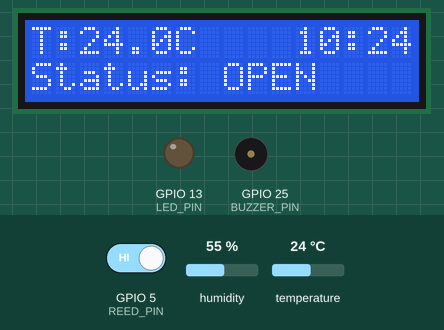
A program run on a simulated ESP32. Shown: 16×2 character LCD, output pins drawn as LEDs (lit = HIGH), buzzer (waves = sounding, pin HIGH). The inputs (shaded band) are chosen by the test bench; at power-on: GPIO 5 (REED_PIN) HIGH, temperature 24 °C, humidity 55 %. WiFi joins after 1.5 s; servers stay silent unless stated; uploads are accepted with an empty reply; the local clock reads 2024-03-15 10:24:30 at power-on unless the program sets it; what the program prints to the serial monitor is not drawn.

Above: at 5.0 s.
5.1 s: GPIO 5 (REED_PIN) driven LOW
At 6.8 s:
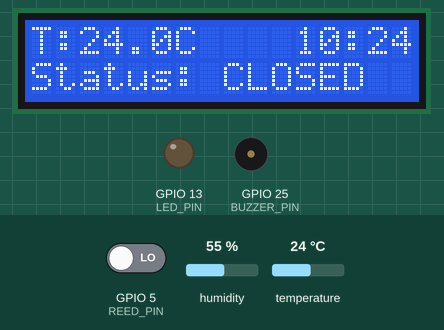
7.3 s: temperature set to 39 °C
At 9.0 s:
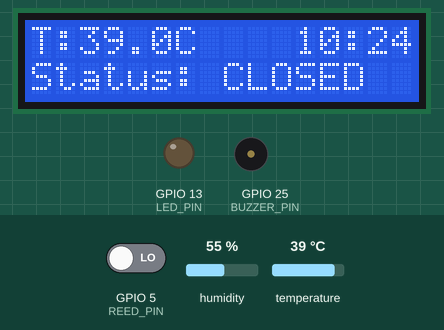
9.3 s: temperature set to 42 °C
At 15.0 s:
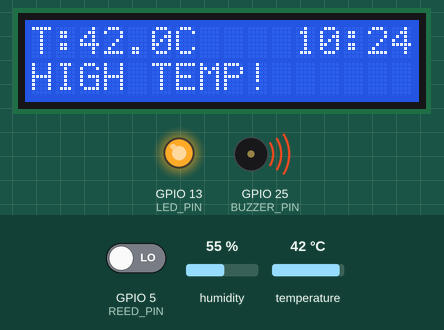
15.3 s: GPIO 5 (REED_PIN) driven HIGH
At 22.6 s:
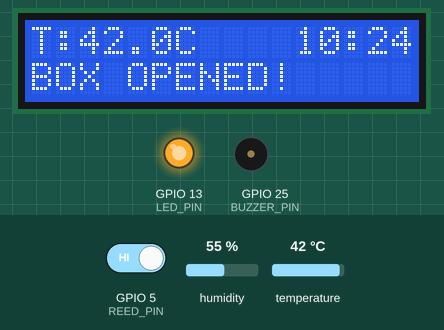
23.3 s: temperature set to 12 °C
At 26.6 s:
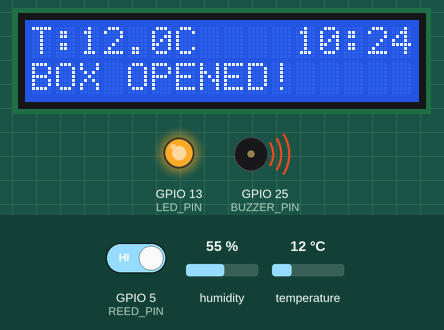
31.8 s: GPIO 5 (REED_PIN) driven LOW
At 32.4 s:
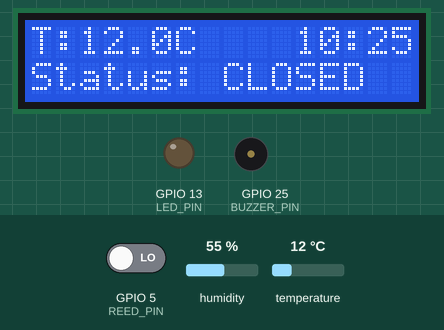
Timing chart, 0 to 34.5 s (numbered marks = the images above; inputs shaded):
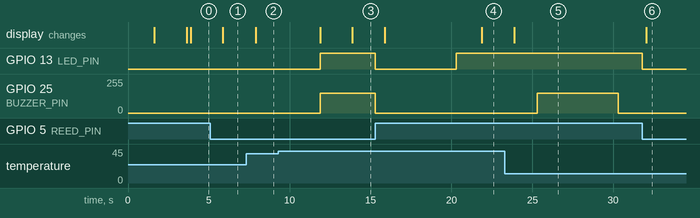

The program:

main.cpp
```cpp
#include <Arduino.h>
#include <Wire.h>
#include <LiquidCrystal_I2C.h>
#include <DHT.h>
#include <WiFi.h>
#include <HTTPClient.h> // PENGGANTI FIREBASE
#include <ArduinoJson.h> // WAJIB INSTALL: Library "ArduinoJson" by Benoit Blanchon
#include "time.h"
#include <vector>
#include <WiFiManager.h> // NEW LIBRARY

// ==========================================
//      USER CONFIGURATION
// ==========================================
// NOTE: WIFI_SSID and PASSWORD are removed.
// They are now handled dynamically by WiFiManager.

// REPLACE WITH YOUR HTTPS DOMAIN
String API_URL = "https://flacko.fyuko.dev";

// Time Configuration (WIB = UTC+7)
const char* ntpServer = "pool.ntp.org";
const long  gmtOffset_sec = 25200;
const int   daylightOffset_sec = 0;

// Hardware Pins
#define DHT_PIN 18
#define REED_PIN 5
#define LED_PIN 13
#define BUZZER_PIN 25
#define DHT_TYPE DHT11

// ==========================================
//      GLOBAL OBJECTS
// ==========================================
DHT dht(DHT_PIN, DHT_TYPE);
LiquidCrystal_I2C lcd(0x27, 16, 2);

// Timers
unsigned long lastDHTRead = 0;
const long intervalDHT = 2000;
unsigned long lastCloudUpload = 0;
const long intervalCloud = 5000; // Upload every 5 seconds if there are changes

// Schedule Timers
unsigned long lastScheduleFetch = 0;
const long intervalFetch = 15000;

// Status Variables
float currentTemp = 0.0;
String currentBoxStatus = "UNKNOWN";
String lastSentStatus = "UNKNOWN";

// --- ALARM LOGIC VARIABLES ---
unsigned long doorOpenStartTime = 0;
const long alarmDelay = 5000;

// Schedule Logic
std::vector<String> alarmSchedules;
bool isScheduleActive = false;
unsigned long scheduleStartTime = 0;
String lastTriggeredTime = "";

// --- NEW LOGIC VARIABLES (Mr. P's Requirements) ---
// Box Open Timing
unsigned long boxOpenStartTime = 0;
unsigned long lastBoxOpenBuzzerToggle = 0;
bool boxOpenBuzzerState = false;

// Schedule Grace Period (1 minute after schedule)
bool scheduleGracePeriodActive = false;
unsigned long scheduleGracePeriodStart = 0;
const long scheduleGracePeriodDuration = 60000; // 1 minute

// Delays for LED and Buzzer
const long ledDelayAfterSchedule = 5000;    // 5 seconds
const long buzzerDelayAfterSchedule = 10000; // 10 seconds
const long ledDelayBoxOpen = 5000;           // 5 seconds
const long buzzerDelayBoxOpen = 10000;       // 10 seconds
const long buzzerToggleInterval = 5000;      // 5 seconds ON/OFF

// ==========================================
//      HELPER FUNCTIONS
// ==========================================

// 1. Get Current Time (HH:MM)
String getLocalTimeStr() {
  struct tm timeinfo;
  if(!getLocalTime(&timeinfo)) return "--:--";
  char timeStringBuff[6];
  strftime(timeStringBuff, sizeof(timeStringBuff), "%H:%M", &timeinfo);
  return String(timeStringBuff);
}

// 2. Fetch Schedules (USING HTTP CLIENT)
void fetchSchedules() {
  if (WiFi.status() == WL_CONNECTED) {
    HTTPClient http;
    String url = API_URL + "/api/data";

    // Add User-Agent to prevent 403 errors on some servers
    http.setUserAgent("ESP32");
    http.begin(url);

    int httpResponseCode = http.GET();

    if (httpResponseCode == 200) {
      String payload = http.getString();

      // Parsing JSON using ArduinoJson
      // Doc capacity adjusted (1024 is enough for ~10 schedules)
      DynamicJsonDocument doc(2048);
      DeserializationError error = deserializeJson(doc, payload);

      if (!error) {
        alarmSchedules.clear();
        JsonArray schedules = doc["schedules"];

        for (JsonObject s : schedules) {
          String timeStr = s["time"].as<String>();
          // Simple validation
          if (timeStr.length() == 5 && timeStr.indexOf(":") > 0) {
             alarmSchedules.push_back(timeStr);
             Serial.print(">> Schedule Found: "); Serial.println(timeStr);
          }
        }
      } else {
        Serial.print("JSON Parse Error: "); Serial.println(error.c_str());
      }
    } else {
      Serial.print("Error Fetching Data: "); Serial.println(httpResponseCode);
    }
    http.end();
  }
}

// 3. Upload Status (USING HTTP CLIENT)
void uploadStatus(float temp, String status, String timeStr) {
  if (WiFi.status() == WL_CONNECTED) {
    HTTPClient http;
    String url = API_URL + "/api/sensor";

    http.setUserAgent("ESP32");
    http.begin(url);
    http.addHeader("Content-Type", "application/json");

    // Create JSON String manually or use library
    String jsonPayload = "{\"temp\": " + String(temp, 1) +
                         ", \"status\": \"" + status + "\"" +
                         ", \"last_update\": \"" + timeStr + "\"}";

    int httpResponseCode = http.POST(jsonPayload);

    if (httpResponseCode > 0) {
       lastCloudUpload = millis();
       lastSentStatus = status;
       Serial.println("Data sent to VPS successfully");
    } else {
       Serial.print("Error Sending Data: "); Serial.println(httpResponseCode);
    }
    http.end();
  }
}

void setup() {
  Serial.begin(115200);

  // Init Hardware
  dht.begin();
  pinMode(LED_PIN, OUTPUT);
  pinMode(BUZZER_PIN, OUTPUT);
  pinMode(REED_PIN, INPUT);

  digitalWrite(LED_PIN, LOW);
  analogWrite(BUZZER_PIN, 0);

  Wire.begin();
  lcd.init();
  lcd.backlight();

  // ==========================================
  // WIFI MANAGER SETUP
  // ==========================================
  WiFiManager wm;

  // Uncomment line below if you want to erase saved wifi for testing
  // wm.resetSettings();

  lcd.setCursor(0, 0);
  lcd.print("WiFi Setup Mode");
  lcd.setCursor(0, 1);
  lcd.print("Connect to AP");

  // This creates an Access Point named "SmartMedicine-Setup"
  // If connection fails, it pauses here until you connect via phone
  bool res = wm.autoConnect("SmartMedicine-Setup");

  if(!res) {
      Serial.println("Failed to connect");
      // ESP.restart();
  } else {
      Serial.println("connected...yeey :)");
      lcd.clear();
      lcd.setCursor(0, 0);
      lcd.print("WiFi Connected!");
      delay(2000);
  }

  // Sync Time
  lcd.clear();
  lcd.setCursor(0, 0); lcd.print("Sync Time...");
  configTime(gmtOffset_sec, daylightOffset_sec, ntpServer);
  struct tm timeinfo;
  while(!getLocalTime(&timeinfo)){
    Serial.println("Waiting for NTP Server...");
    delay(1000);
  }
  Serial.println("Time Synchronized!");

  lcd.clear();

  // Fetch initial schedules
  fetchSchedules();
}

void loop() {
  // Update Time
  String currentTime = getLocalTimeStr();

  // =======================================================
  // 1. UPDATE SCHEDULE FROM VPS (Every 15 Seconds)
  // =======================================================
  if (millis() - lastScheduleFetch >= intervalFetch) {
    lastScheduleFetch = millis();
    fetchSchedules();
  }

  // =======================================================
  // 2. CHECK IF IT'S TIME TO TAKE MEDICINE?
  // =======================================================
  if (currentTime != lastTriggeredTime) {
    for (String schedTime : alarmSchedules) {
      if (currentTime == schedTime) {
        isScheduleActive = true;
        scheduleStartTime = millis();
        lastTriggeredTime = currentTime;

        // Start 1-minute grace period
        scheduleGracePeriodActive = true;
        scheduleGracePeriodStart = millis();

        Serial.print("!!! MEDICINE TIME ARRIVED (");
        Serial.print(schedTime);
        Serial.println(") !!!");
        Serial.println("Grace period started - box open logic disabled for 1 minute");
      }
    }
  }

  // Check if grace period has ended
  if (scheduleGracePeriodActive) {
    if (millis() - scheduleGracePeriodStart >= scheduleGracePeriodDuration) {
      scheduleGracePeriodActive = false;
      Serial.println("Grace period ended - box open logic re-enabled");
    }
  }

  // =======================================================
  // 3. READ BOX STATUS
  // =======================================================
  // NOTE: Reed Switch logic may need to be reversed depending on wiring (INPUT_PULLUP vs external resistor)
  // Original code uses digitalRead(REED_PIN) == LOW for CLOSED.
  bool isPinHigh = digitalRead(REED_PIN);

  if (isPinHigh == LOW) { // CLOSED
    currentBoxStatus = "CLOSED";
    boxOpenStartTime = 0; // Reset timer when box is closed
    boxOpenBuzzerState = false; // Reset buzzer toggle state
  } else { // OPEN
    currentBoxStatus = "OPEN";

    // Start tracking how long box has been open
    if (boxOpenStartTime == 0) {
      boxOpenStartTime = millis();
    }

    if (isScheduleActive) {
      isScheduleActive = false;
      scheduleGracePeriodActive = false; // End grace period when box opened
      Serial.println("Medicine Taken. Alarm Off.");
    }
  }

  // =======================================================
  // 4. LED LOGIC (Mr. P's Requirements)
  // =======================================================
  bool ledOn = false;
  String lcdMsg = "Status: " + currentBoxStatus;

  // LED Case 1: Box opened for more than 5 seconds (but NOT during grace period)
  if (currentBoxStatus == "OPEN" && !scheduleGracePeriodActive) {
    if (boxOpenStartTime > 0 && (millis() - boxOpenStartTime >= ledDelayBoxOpen)) {
      ledOn = true;
      lcdMsg = "BOX OPENED!";
    }
  }

  // LED Case 2: Temperature > 40°C and box is closed
  if (currentTemp > 40.0 && currentBoxStatus == "CLOSED") {
    ledOn = true;
    lcdMsg = "HIGH TEMP!";
  }

  // LED Case 3: Schedule arrived, 5 seconds passed, box not opened
  if (isScheduleActive) {
    long timePassed = millis() - scheduleStartTime;
    if (timePassed >= ledDelayAfterSchedule) {
      ledOn = true;
      lcdMsg = "MEDICINE TIME!";
    } else {
      lcdMsg = "Get ready...";
    }
  }

  // =======================================================
  // 5. BUZZER LOGIC (Mr. P's Requirements)
  // =======================================================
  bool buzzerOn = false;

  // Buzzer Case 1: Box opened for more than 10 seconds, toggle every 5s (but NOT during grace period)
  if (currentBoxStatus == "OPEN" && !scheduleGracePeriodActive) {
    if (boxOpenStartTime > 0 && (millis() - boxOpenStartTime >= buzzerDelayBoxOpen)) {
      // Toggle buzzer every 5 seconds
      if (millis() - lastBoxOpenBuzzerToggle >= buzzerToggleInterval) {
        boxOpenBuzzerState = !boxOpenBuzzerState;
        lastBoxOpenBuzzerToggle = millis();
      }
      buzzerOn = boxOpenBuzzerState;
    }
  }

  // Buzzer Case 2: Temperature > 40°C and box is closed
  // Turns OFF when: box opens OR temperature drops below 40°C
  if (currentTemp > 40.0 && currentBoxStatus == "CLOSED") {
    buzzerOn = true;
  }

  // Buzzer Case 3: Schedule arrived, 10 seconds passed, box not opened
  if (isScheduleActive) {
    long timePassed = millis() - scheduleStartTime;
    if (timePassed >= buzzerDelayAfterSchedule) {
      buzzerOn = true;
    }
  }

  // =======================================================
  // 6. HARDWARE EXECUTION
  // =======================================================
  if (ledOn) {
    digitalWrite(LED_PIN, HIGH);
  } else {
    digitalWrite(LED_PIN, LOW);
  }

  if (buzzerOn) {
    analogWrite(BUZZER_PIN, 150);
  } else {
    analogWrite(BUZZER_PIN, 0);
  }

  // =======================================================
  // 7. LCD DISPLAY (Updates every 2 seconds with temperature)
  // =======================================================
  if (millis() - lastDHTRead >= intervalDHT) {
    lastDHTRead = millis();
    float t = dht.readTemperature();
    if (!isnan(t)) currentTemp = t;

    lcd.setCursor(0, 0);
    lcd.print("T:"); lcd.print(currentTemp, 1); lcd.print("C ");
    lcd.setCursor(11, 0); lcd.print(currentTime);

    lcd.setCursor(0, 1);
    lcd.print(lcdMsg);
    lcd.print("     ");
  }

  // =======================================================
  // 8. UPLOAD TO VPS
  // =======================================================
  bool shouldUpload = false;
  if (currentBoxStatus != lastSentStatus) shouldUpload = true;
  else if (millis() - lastCloudUpload >= intervalCloud) shouldUpload = true;

  if (shouldUpload) {
    uploadStatus(currentTemp, currentBoxStatus, currentTime);
  }
}
```

Measured:
- the behaviour switches between 40 and 41 °C on temperature (found by bisection; images 2 and 3)
- after the input at 5.1 s, the display: changes after 0.76 s (image 1)
- after the input at 7.3 s, the display: changes after 0.59 s (image 2)
- after the input at 9.3 s, GPIO 13 (LED_PIN): LOW → HIGH after 2.6 s; GPIO 25 (BUZZER_PIN): 0/255 → 150/255 after 2.6 s; the display: first changes after 2.6 s (image 3 shows a later state)
- after the input at 15.3 s, GPIO 13 (LED_PIN): HIGH → LOW at once, → HIGH 5.0 s later; GPIO 25 (BUZZER_PIN): 150/255 → 0/255 at once; the display: first changes after 0.58 s (image 4 shows a later state)
- after the input at 23.3 s, the display: changes after 0.58 s (image 5)
- after the input at 31.8 s, GPIO 13 (LED_PIN): HIGH → LOW at once; the display: changes after 0.25 s (image 6)
